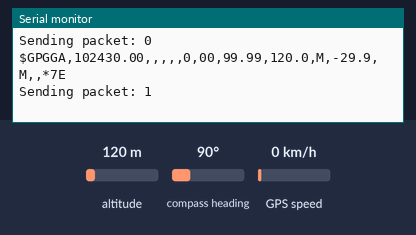
Simulated run of this sketch. Board: Arduino Uno, built with avr-gcc and run on an emulated ATmega328P. On the bench: the last lines printed to the serial monitor. The inputs (shaded band) are chosen by the test bench; at power-on: compass heading 90°, GPS speed 0 km/h, altitude 120 m. The GPS gets a fix after 3 s at 37.7749, -122.4194 with 8 satellites; no radio packets arrive unless stated.

Above: at 5.8 s.
5.9 s: compass heading set to 7°
At 10.25 s:
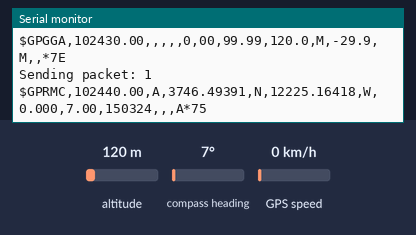
16.7 s: GPS speed set to 2 km/h
At 20.44 s:
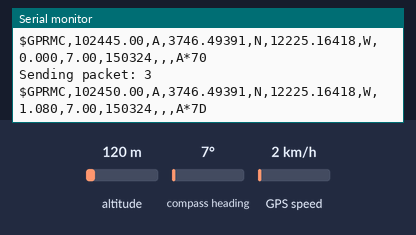
22.8 s: compass heading set to 352°
At 25.54 s:
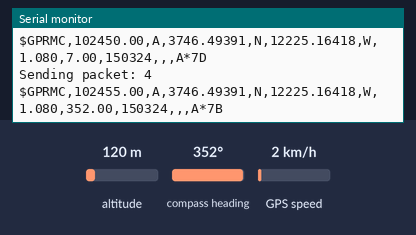
32.0 s: GPS speed set to 60 km/h
At 35.73 s:
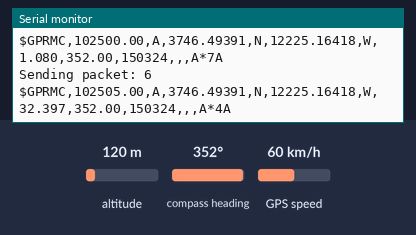
Timing chart, 0 to 37.2 s (numbered marks = the images above; inputs shaded):
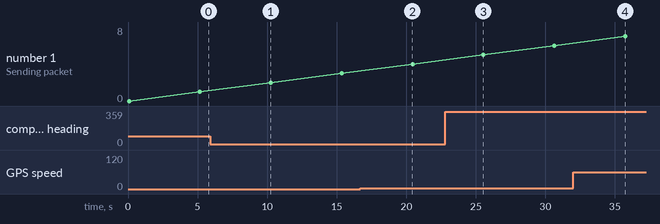

Measured:
- after the input at 5.9 s, the serial monitor: prints a new line after 4.3 s (image 1)
- after the input at 16.7 s, the serial monitor: prints a new line after 3.7 s (image 2)
- after the input at 22.8 s, the serial monitor: prints a new line after 2.7 s (image 3)
- after the input at 32.0 s, the serial monitor: prints a new line after 3.7 s (image 4)

The sketch:

LORAesp32Send.ino
```cpp
// Include required libraries
#include <SoftwareSerial.h>
#include <TinyGPS++.h>
#include <string>
#include <SPI.h>
#include <LoRa.h>

// Define the pins used by the LoRa module
const int csPin = 5;     // LoRa radio chip select
const int resetPin = 14;  // LoRa radio reset
const int irqPin = 3;    // Must be a hardware interrupt pin

// RX and TX pins for the GPS
#define GPS_RX 16
#define GPS_TX 17

// address of this device (must be unique, 0xAA or 0xBB)
byte localAddress = 0xAA;
byte destination = 0x01;

// Createing a serial object.
SoftwareSerial serial(GPS_RX, GPS_TX);

// Defining the GPS serial ports.
#define GPS_SERIAL serial

// Creating a TinyGPS object.
TinyGPSPlus gps;

// Message counter
byte msgCount = 0;
String gps_data = "";

void setup() {

  Serial.begin(9600);
  GPS_SERIAL.begin(9600);

  while (!Serial)
    ;

  // Setup LoRa module
  LoRa.setPins(csPin, resetPin, irqPin);

  Serial.println("LoRa Sender Test");

  // Start LoRa module at local frequency
  // 915E6 for North America
  if (!LoRa.begin(915E6)) {
    Serial.println("Starting LoRa failed!");
    while (1)
      ;
  }
}

void loop() {

  while(GPS_SERIAL.available())
  {
    int c = GPS_SERIAL.read();
    Serial.write(c);

    if(gps.encode(c))
    {
      Serial.println();
      float lat = gps.location.lat();
      float lng = gps.location.lng();

      // Convert the float values to strings
      String gps_data = String(lat) + " " + String(lng);

      Serial.print("Sending packet: ");
      Serial.println(msgCount);

      // Send packet
      LoRa.beginPacket();
      LoRa.print("Packet ");
      LoRa.print(gps_data );
      LoRa.endPacket();

      // Increment packet counter
      msgCount++;

      // 5-second delay
      delay(5000);
    }
  }
}
```
